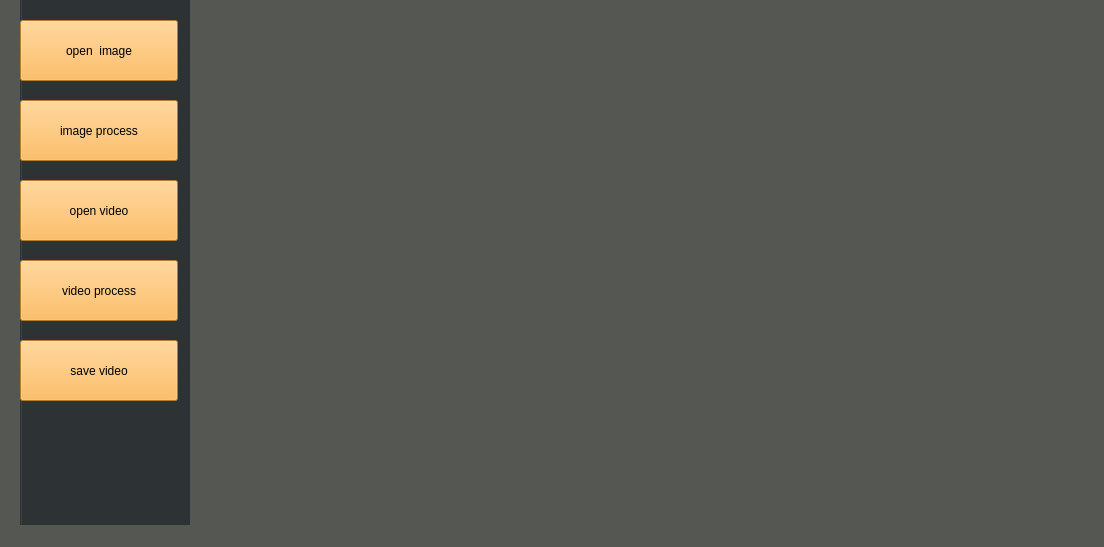
<?xml version="1.0" encoding="UTF-8"?>
<ui version="4.0">
 <class>MainWindow</class>
 <widget class="QMainWindow" name="MainWindow">
  <property name="geometry">
   <rect>
    <x>0</x>
    <y>0</y>
    <width>1104</width>
    <height>547</height>
   </rect>
  </property>
  <property name="windowTitle">
   <string>MainWindow</string>
  </property>
  <property name="styleSheet">
   <string notr="true">background-color: rgb(85, 87, 83);</string>
  </property>
  <widget class="QWidget" name="centralwidget">
   <widget class="QGroupBox" name="groupBox">
    <property name="geometry">
     <rect>
      <x>20</x>
      <y>-20</y>
      <width>171</width>
      <height>561</height>
     </rect>
    </property>
    <property name="styleSheet">
     <string notr="true">background-color: rgb(46, 52, 54);</string>
    </property>
    <property name="title">
     <string>GroupBox</string>
    </property>
    <widget class="QPushButton" name="pushButton">
     <property name="geometry">
      <rect>
       <x>0</x>
       <y>40</y>
       <width>158</width>
       <height>61</height>
      </rect>
     </property>
     <property name="styleSheet">
      <string notr="true">background-color: rgb(252, 175, 62);
font: 14pt &quot;Ubuntu&quot;;</string>
     </property>
     <property name="text">
      <string>open  image</string>
     </property>
    </widget>
    <widget class="QPushButton" name="pushButton_2">
     <property name="geometry">
      <rect>
       <x>0</x>
       <y>120</y>
       <width>158</width>
       <height>61</height>
      </rect>
     </property>
     <property name="styleSheet">
      <string notr="true">background-color: rgb(252, 175, 62);
font: 14pt &quot;Ubuntu&quot;;


</string>
     </property>
     <property name="text">
      <string>image process</string>
     </property>
    </widget>
    <widget class="QPushButton" name="pushButton_3">
     <property name="geometry">
      <rect>
       <x>0</x>
       <y>200</y>
       <width>158</width>
       <height>61</height>
      </rect>
     </property>
     <property name="styleSheet">
      <string notr="true">background-color: rgb(252, 175, 62);
font: 14pt &quot;Ubuntu&quot;;</string>
     </property>
     <property name="text">
      <string>open video</string>
     </property>
    </widget>
    <widget class="QPushButton" name="pushButton_7">
     <property name="geometry">
      <rect>
       <x>0</x>
       <y>280</y>
       <width>158</width>
       <height>61</height>
      </rect>
     </property>
     <property name="styleSheet">
      <string notr="true">background-color: rgb(252, 175, 62);
font: 14pt &quot;Ubuntu&quot;;</string>
     </property>
     <property name="text">
      <string>video process</string>
     </property>
    </widget>
    <widget class="QPushButton" name="pushButton_8">
     <property name="geometry">
      <rect>
       <x>0</x>
       <y>360</y>
       <width>158</width>
       <height>61</height>
      </rect>
     </property>
     <property name="styleSheet">
      <string notr="true">background-color: rgb(252, 175, 62);
font: 14pt &quot;Ubuntu&quot;;</string>
     </property>
     <property name="text">
      <string>save video</string>
     </property>
    </widget>
   </widget>
   <widget class="QLabel" name="label">
    <property name="geometry">
     <rect>
      <x>190</x>
      <y>0</y>
      <width>911</width>
      <height>571</height>
     </rect>
    </property>
    <property name="text">
     <string/>
    </property>
   </widget>
   <widget class="QLabel" name="label_2">
    <property name="geometry">
     <rect>
      <x>630</x>
      <y>0</y>
      <width>451</width>
      <height>511</height>
     </rect>
    </property>
    <property name="text">
     <string/>
    </property>
   </widget>
  </widget>
  <widget class="QMenuBar" name="menubar">
   <property name="geometry">
    <rect>
     <x>0</x>
     <y>0</y>
     <width>1104</width>
     <height>22</height>
    </rect>
   </property>
  </widget>
  <widget class="QStatusBar" name="statusbar"/>
 </widget>
 <resources/>
 <connections/>
</ui>
